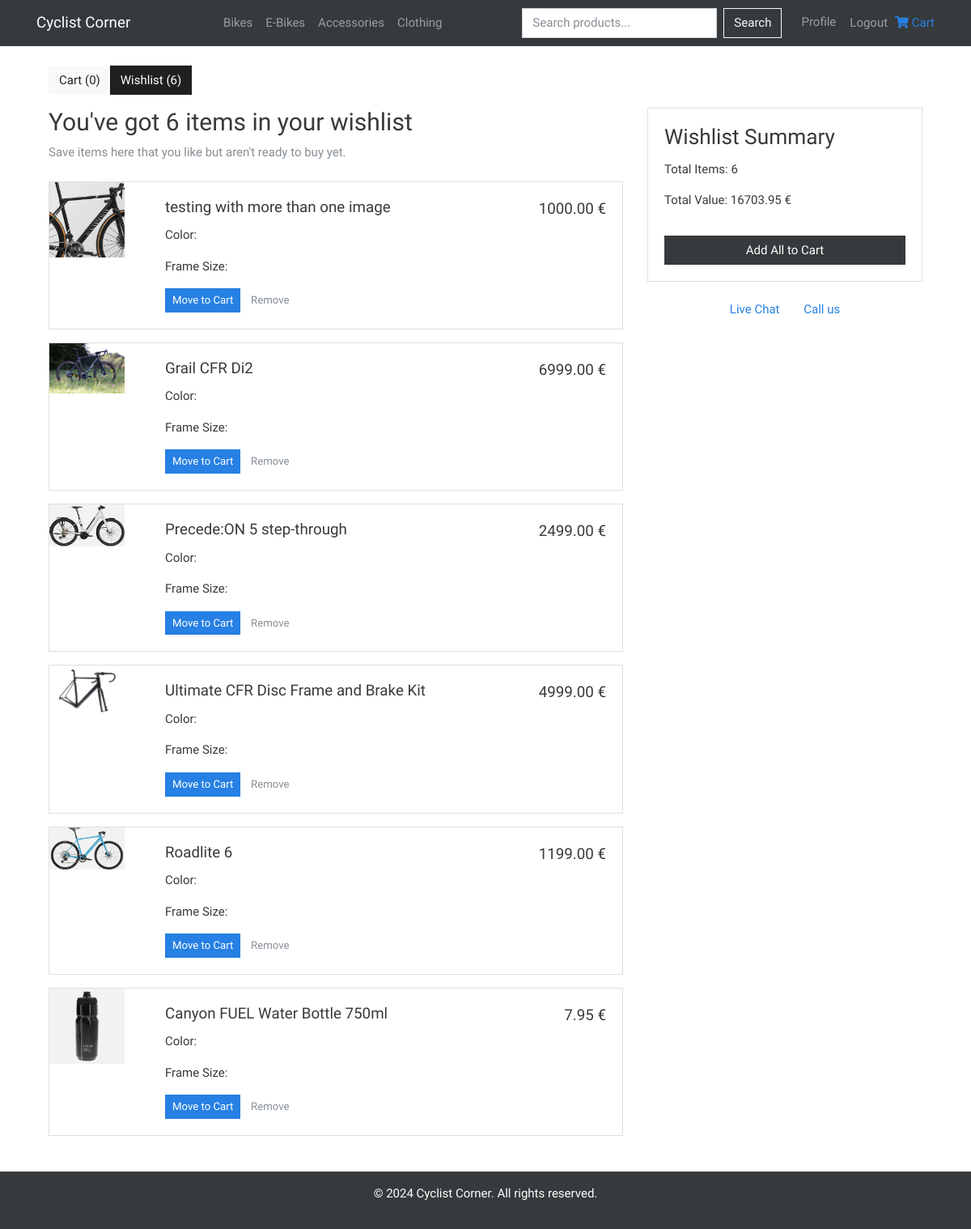
The page /cart/wishlist/ (signed in) on the database as committed earlier.
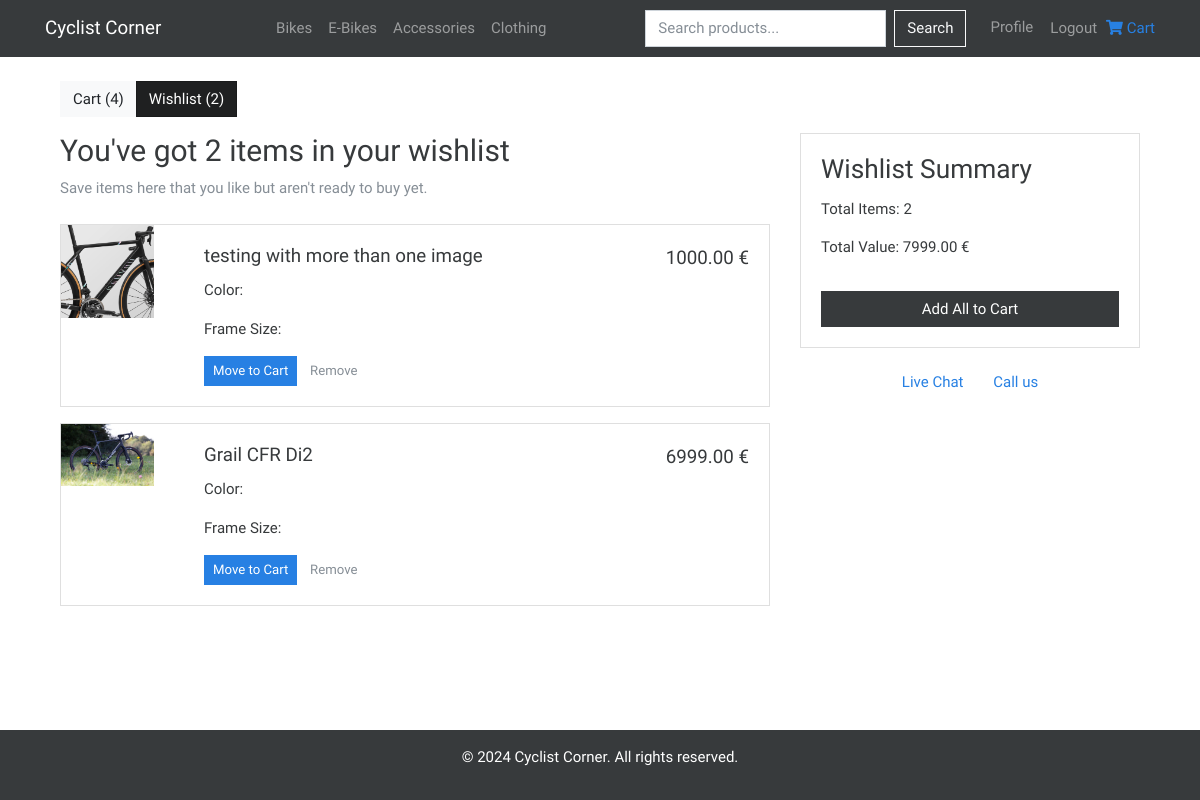
The same page on the database as committed later.
### myshop/cart/models.py (models this page shows, shortened)
class WishlistItem(models.Model):
    user = models.ForeignKey(settings.AUTH_USER_MODEL, on_delete=models.CASCADE)
    product = models.ForeignKey(Product, on_delete=models.CASCADE)
    added_at = models.DateTimeField(auto_now_add=True)

### myshop/products/models.py (models this page shows, shortened)
class ProductImage(models.Model):
  product = models.ForeignKey(Product, related_name='images', on_delete=models.CASCADE)
  image = models.ImageField(upload_to='products/')

class Product(models.Model):
  name = models.CharField(max_length=255)
  description = models.TextField()
  price = models.FloatField()
  pdf = models.FileField(upload_to='products/pdfs/')
  created_at = models.DateTimeField(auto_now_add=True)
  updated_at = models.DateTimeField(auto_now=True)
  cart = models.ManyToManyField(settings.AUTH_USER_MODEL, related_name='cart_products', blank=True)
  wishlist = models.ManyToManyField(settings.AUTH_USER_MODEL, related_name='wishlist_products', blank=True)
  discount = models.IntegerField(default=0)
  stock = models.IntegerField(default=0)
  category = models.ForeignKey(Category, on_delete=models.SET_NULL, null=True)
  featured = models.BooleanField(default=False)  # New field

### myshop/cart/views.py (the view)
# urls.py: path('wishlist/', view_wishlist, name='view_wishlist'),
@login_required
def view_wishlist(request):
    cart_items = CartItem.objects.filter(user=request.user)
    wishlist_items = WishlistItem.objects.filter(user=request.user)
    wishlist_total = sum(Decimal(item.product.price) for item in wishlist_items)
    context = {
        'cart_items': cart_items,
        'wishlist_items': wishlist_items,
        'wishlist_total': wishlist_total,
    }
    return render(request, 'cart/view_wishlist.html', context)

### myshop/cart/templates/cart/view_wishlist.html (shortened to what this page needs)
{% extends "base.html" %} {% load static %} {% block content %}
<div class="container mt-4">
  <div class="row">
    <div class="col-12 mb-3">
      <div class="btn-group" role="group" aria-label="Cart and Wishlist">
        <a href="{% url 'cart:view_cart' %}" class="btn btn-light"
          >Cart ({{ cart_items.count }})</a
        >
        <a href="{% url 'cart:view_wishlist' %}" class="btn btn-dark active"
          >Wishlist ({{ wishlist_items.count }})</a
        >
      </div>
    </div>
  </div>
  <div class="row">
    <div class="col-lg-8">
      <h2>You've got {{ wishlist_items.count }} items in your wishlist</h2>
      <p class="text-muted">
        Save items here that you like but aren't ready to buy yet.
      </p>
      <div class="wishlist-items mt-4">
        {% for item in wishlist_items %}
        <div class="card mb-3">
          <div class="row g-0">
            <div class="col-md-2">
              {% with item.product.images.first as image %} {% if image %}
              <img
                src="{{ image.image.url }}"
                class="img-fluid rounded-start"
                alt="{{ item.product.name }}"
              />
              {% else %}
              <img
                src="{% static 'images/noImgPlaceholder.jpeg' %}"
                class="img-fluid rounded-start"
                alt="No image available"
              />
              {% endif %} {% endwith %}
            </div>
            <div class="col-md-10">
              <div class="card-body">
                <div class="d-flex justify-content-between align-items-center">
                  <h5 class="card-title">{{ item.product.name }}</h5>
                  <h5>{{ item.product.price|floatformat:2 }} €</h5>
                </div>
                <p class="card-text">Color: {{ item.product.color }}</p>
                <p class="card-text">Frame Size: {{ item.product.size }}</p>
                <div class="d-flex justify-content-between align-items-center">
                  <div>
                    <form
                      method="post"
                      action="{% url 'cart:add_to_cart' item.product.id %}"
                      style="display: inline"
                    >
                      <button type="submit" class="btn btn-sm btn-primary">
                        Move to Cart
                      </button>
                    </form>
                    <a
                      href="{% url 'cart:remove_from_wishlist' item.id %}"
                      class="btn btn-sm btn-link text-muted"
                      >Remove</a
                    >
                  </div>
                </div>
              </div>
            </div>
          </div>
        </div>
        {% endfor %}
      </div>
    </div>
    <div class="col-lg-4">
      <div class="card">
        <div class="card-body">
          <h3 class="card-title">Wishlist Summary</h3>
          <p>Total Items: {{ wishlist_items.count }}</p>
          <p>Total Value: {{ wishlist_total|floatformat:2 }} €</p>
          <a
            href="{% url 'cart:add_all_to_cart' %}"
            class="btn btn-dark w-100 mt-3"
            >Add All to Cart</a
          >
        </div>
      </div>
      <div class="mt-3 text-center">
        <a href="#" class="btn btn-link">Live Chat</a>
        <a href="#" class="btn btn-link">Call us</a>
      </div>
    </div>
  </div>
</div>
{% endblock %}

Rows that differ between the two databases and show on the page:
removed WishlistItem: product.images.first.image (picture), product.name "Precede:ON 5 step-through", product.price "2499.00"
removed WishlistItem: product.images.first.image (picture), product.name "Ultimate CFR Disc Frame and Brake Kit", product.price "4999.00"
removed WishlistItem: product.images.first.image (picture), product.name "Roadlite 6", product.price "1199.00"
removed WishlistItem: product.images.first.image (picture), product.name "Canyon FUEL Water Bottle 750ml", product.price "7.95"
Other text that changed with them:
{{ cart_items.count }}: "0" → "4"
{{ wishlist_items.count }}: "6" → "2"
{{ wishlist_total|floatformat:2 }}: "16703.95" → "7999.00"
